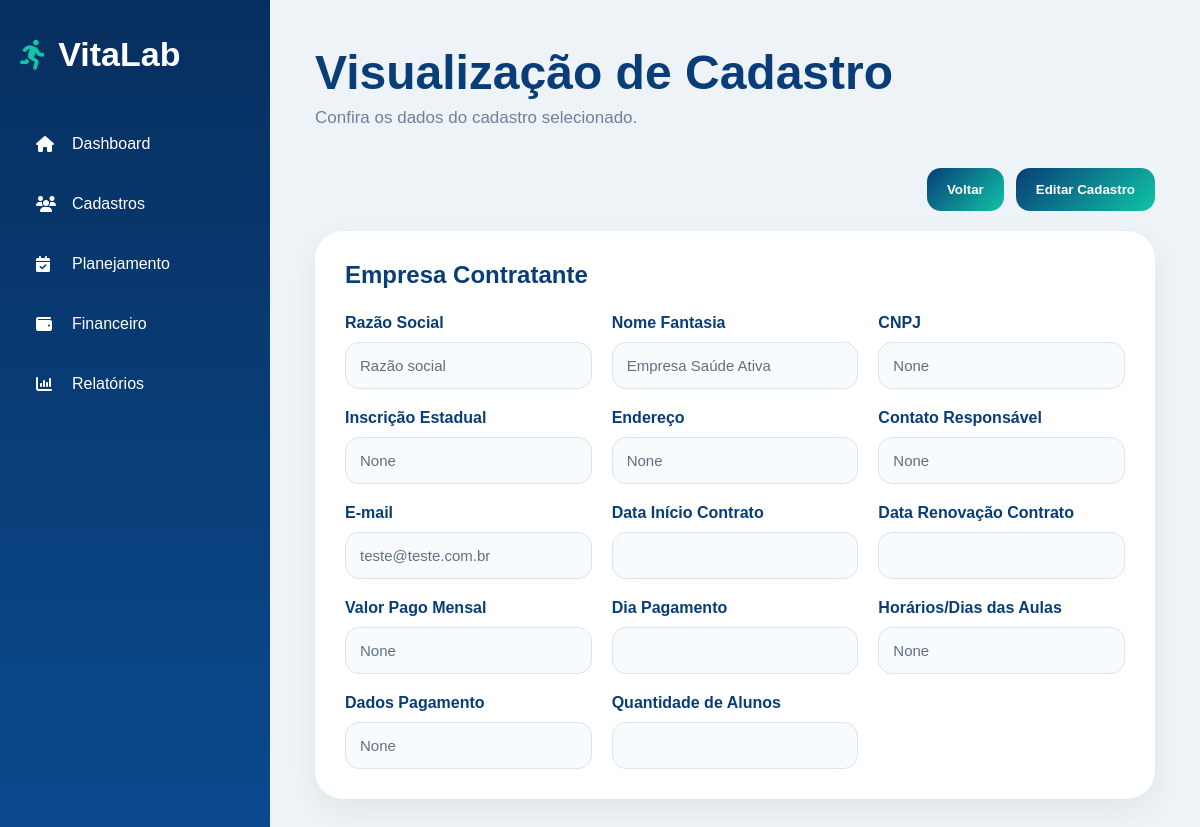
The page /visualizacao-cadastro/1 on the database its author committed.
### tables this page shows
CREATE TABLE cadastros (
    id INTEGER PRIMARY KEY AUTOINCREMENT,
    tipo TEXT NOT NULL,
    status TEXT NOT NULL,

    razao_social TEXT,
    nome_fantasia TEXT,
    cnpj TEXT,
    inscricao_estadual TEXT,
    endereco TEXT,
    contato_responsavel TEXT,
    email TEXT,
    data_inicio_contrato TEXT,
    data_renovacao_contrato TEXT,
    valor_mensal TEXT,
    dia_pagamento TEXT,
    horarios_aulas TEXT,
    professor_responsavel TEXT,
    dados_pagamento TEXT,
    quantidade_alunos TEXT,

    nome_professor TEXT,
    cpf TEXT,
    registro_mei TEXT,
    registro_cref TEXT,
    empresas_vinculadas TEXT,
    valor_pagamento TEXT
, professor_responsavel_id INTEGER);

### app.py (the view)
@app.route("/visualizacao-cadastro/<int:id>")
def visualizacao_cadastro(id):
    conexao = conectar_banco()
    cadastro = conexao.execute(
        "SELECT * FROM cadastros WHERE id = ?",
        (id,)
    ).fetchone()
    conexao.close()
    return render_template("visualizacao-cadastro.html", cadastro=cadastro)

### app.py (called while the page is built)
def conectar_banco():
    conexao = sqlite3.connect("vitalab.db")
    conexao.row_factory = sqlite3.Row
    return conexao

### templates/visualizacao-cadastro.html (shortened to what this page needs)
<!DOCTYPE html>
<html lang="pt-br">
<head>
<link rel="stylesheet" href="{{ url_for('static', filename='style.css') }}">
<link rel="stylesheet" href="https://cdnjs.cloudflare.com/ajax/libs/font-awesome/6.5.1/css/all.min.css">
</head>
<body class="system-page">
<div class="sidebar">
    <div class="sidebar-logo">
        <i class="fa-solid fa-person-running"></i>
        <h2>VitaLab</h2>
    </div>
    <ul class="sidebar-menu">
        <li><a href="/dashboard"><i class="fa-solid fa-house"></i>Dashboard</a></li>
        <li><a href="/cadastros"><i class="fa-solid fa-users"></i>Cadastros</a></li>
        <li><a href="/planejamento"><i class="fa-solid fa-calendar-check"></i>Planejamento</a></li>
        <li><a href="/financeiro"><i class="fa-solid fa-wallet"></i>Financeiro</a></li>
        <li><a href="/relatorios"><i class="fa-solid fa-chart-column"></i>Relatórios</a></li>
    </ul>
</div>
<div class="content-area">
    <div class="topbar">
        <h1>Visualização de Cadastro</h1>
        <p>Confira os dados do cadastro selecionado.</p>
    </div>
    {% if cadastro['tipo'] == 'Empresa' %}
<div style="display: flex; justify-content: flex-end; gap: 12px; margin-bottom: 20px;">
    <a href="/cadastros">
        <button class="secondary-button">Voltar</button>
    </a>
    <a href="/editar-cadastro/{{ cadastro['id'] }}">
        <button class="secondary-button">Editar Cadastro</button>
    </a>
</div>
    <div class="form-card">
        <div class="table-header">
            <h2>Empresa Contratante</h2>
        </div>
        <div class="form-grid">
            <div>
                <label>Razão Social</label>
                <input type="text" value="{{ cadastro['razao_social'] or '' }}" readonly>
            </div>
            <div>
                <label>Nome Fantasia</label>
                <input type="text" value="{{ cadastro['nome_fantasia'] or '' }}" readonly>
            </div>
            <div>
                <label>CNPJ</label>
                <input type="text" value="{{ cadastro['cnpj'] or '' }}" readonly>
            </div>
            <div>
                <label>Inscrição Estadual</label>
                <input type="text" value="{{ cadastro['inscricao_estadual'] or '' }}" readonly>
            </div>
            <div>
                <label>Endereço</label>
                <input type="text" value="{{ cadastro['endereco'] or '' }}" readonly>
            </div>
            <div>
                <label>Contato Responsável</label>
                <input type="text" value="{{ cadastro['contato_responsavel'] or '' }}" readonly>
            </div>
            <div>
                <label>E-mail</label>
                <input type="text" value="{{ cadastro['email'] or '' }}" readonly>
            </div>
            <div>
                <label>Data Início Contrato</label>
                <input type="text" value="{{ cadastro['data_inicio_contrato'] or '' }}" readonly>
            </div>
            <div>
                <label>Data Renovação Contrato</label>
                <input type="text" value="{{ cadastro['data_renovacao_contrato'] or '' }}" readonly>
            </div>
            <div>
                <label>Valor Pago Mensal</label>
                <input type="text" value="{{ cadastro['valor_mensal'] or '' }}" readonly>
            </div>
            <div>
                <label>Dia Pagamento</label>
                <input type="text" value="{{ cadastro['dia_pagamento'] or '' }}" readonly>
            </div>
            <div>
                <label>Horários/Dias das Aulas</label>
                <input type="text" value="{{ cadastro['horarios_aulas'] or '' }}" readonly>
            </div>
            <div>
                <label>Dados Pagamento</label>
                <input type="text" value="{{ cadastro['dados_pagamento'] or '' }}" readonly>
            </div>
            <div>
                <label>Quantidade de Alunos</label>
                <input type="text" value="{{ cadastro['quantidade_alunos'] or '' }}" readonly>
            </div>
        </div>
    </div>
    {% endif %}
</div>
</body>
</html>

### static/style.css (style rules this page uses)
* { margin: 0; padding: 0; box-sizing: border-box; font-family: Arial, Helvetica, sans-serif; }
body { background: #eef3f8; }
a { text-decoration: none; }
.system-page { min-height: 100vh; display: flex; background: #eef3f8; }
.sidebar { width: 270px; min-height: 100vh; background: linear-gradient(180deg, #072f5f, #0a4b8f); padding: 35px 20px; }
.sidebar-logo { display: flex; align-items: center; color: white; margin-bottom: 45px; }
.sidebar-logo i { font-size: 30px; margin-right: 12px; color: #11c4a7; }
.sidebar-logo h2 { font-size: 34px; }
.sidebar-menu { list-style: none; }
.sidebar-menu li { margin-bottom: 10px; }
.sidebar-menu a { display: flex; align-items: center; padding: 16px; border-radius: 16px; color: white; font-weight: 500; }
.sidebar-menu i { width: 24px; margin-right: 12px; }
.content-area { flex: 1; padding: 45px; }
.topbar { margin-bottom: 40px; }
.topbar h1 { color: #083d77; font-size: 48px; margin-bottom: 8px; }
.topbar p { color: #708198; font-size: 17px; }
.table-header { display:flex; justify-content:space-between; align-items:center; margin-bottom:25px; }
.table-header h2 { color:#083d77; }
.secondary-button { border:none; padding:14px 20px; border-radius:14px; background:linear-gradient(135deg,#083d77,#11c4a7); color:white; cursor:pointer; font-weight:bold; }
.form-card { background:white; border-radius:28px; padding:30px; box-shadow:0 10px 30px rgba(0,0,0,0.06); margin-bottom:25px; }
.form-grid { display:grid; grid-template-columns:repeat(auto-fit,minmax(240px,1fr)); gap:20px; }
.form-grid label { display:block; margin-bottom:10px; color:#083d77; font-weight:bold; }
.form-grid input { width:100%; padding:14px; border-radius:14px; border:1px solid #d9e4ef; background:#f8fbfd; outline:none; color:#5f6f81; }
.form-grid input, .form-grid select, .form-grid textarea { width: 100%; padding: 14px; border-radius: 14px; border: 1px solid #d9e4ef; background: #f8fbfd; outline: none; color: #5f6f81; font-size: 15px; }

### rows shown on the page
cadastros: razao_social "Razão social", nome_fantasia "Empresa Saúde Ativa", cnpj "None", inscricao_estadual "None", endereco "None", contato_responsavel "None", email "teste@teste.com.br", valor_mensal "None", horarios_aulas "None", dados_pagamento "None"
